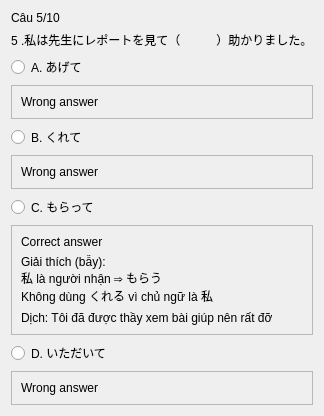
               <widget class="QWidget" name="page_11">
                <layout class="QVBoxLayout" name="verticalLayout_64">
                 <item>
                  <widget class="QLabel" name="label_92">
                   <property name="text">
                    <string>Câu 5/10</string>
                   </property>
                  </widget>
                 </item>
                 <item>
                  <widget class="QLabel" name="label_93">
                   <property name="text">
                    <string>5 .私は先生にレポートを見て（　　　）助かりました。</string>
                   </property>
                  </widget>
                 </item>
                 <item>
                  <widget class="QRadioButton" name="radioButton_41">
                   <property name="text">
                    <string>A. あげて</string>
                   </property>
                  </widget>
                 </item>
                 <item>
                  <widget class="QFrame" name="frame_57">
                   <property name="frameShape">
                    <enum>QFrame::StyledPanel</enum>
                   </property>
                   <property name="frameShadow">
                    <enum>QFrame::Raised</enum>
                   </property>
                   <layout class="QVBoxLayout" name="verticalLayout_65">
                    <item>
                     <widget class="QLabel" name="label_116">
                      <property name="text">
                       <string>Wrong answer</string>
                      </property>
                     </widget>
                    </item>
                   </layout>
                  </widget>
                 </item>
                 <item>
                  <widget class="QRadioButton" name="radioButton_42">
                   <property name="text">
                    <string>B. くれて</string>
                   </property>
                  </widget>
                 </item>
                 <item>
                  <widget class="QFrame" name="frame_58">
                   <property name="frameShape">
                    <enum>QFrame::StyledPanel</enum>
                   </property>
                   <property name="frameShadow">
                    <enum>QFrame::Raised</enum>
                   </property>
                   <layout class="QVBoxLayout" name="verticalLayout_66">
                    <item>
                     <widget class="QLabel" name="label_117">
                      <property name="text">
                       <string>Wrong answer</string>
                      </property>
                     </widget>
                    </item>
                   </layout>
                  </widget>
                 </item>
                 <item>
                  <widget class="QRadioButton" name="radioButton_43">
                   <property name="text">
                    <string>C. もらって</string>
                   </property>
                  </widget>
                 </item>
                 <item>
                  <widget class="QFrame" name="frame_59">
                   <property name="frameShape">
                    <enum>QFrame::StyledPanel</enum>
                   </property>
                   <property name="frameShadow">
                    <enum>QFrame::Raised</enum>
                   </property>
                   <layout class="QVBoxLayout" name="verticalLayout_67">
                    <item>
                     <widget class="QLabel" name="label_120">
                      <property name="text">
                       <string>Correct answer</string>
                      </property>
                     </widget>
                    </item>
                    <item>
                     <widget class="QLabel" name="label_119">
                      <property name="text">
                       <string>Giải thích (bẫy):
私 là người nhận ⇒ もらう
Không dùng くれる vì chủ ngữ là 私</string>
                      </property>
                     </widget>
                    </item>
                    <item>
                     <widget class="QLabel" name="label_118">
                      <property name="text">
                       <string>Dịch: Tôi đã được thầy xem bài giúp nên rất đỡ</string>
                      </property>
                     </widget>
                    </item>
                   </layout>
                  </widget>
                 </item>
                 <item>
                  <widget class="QRadioButton" name="radioButton_44">
                   <property name="text">
                    <string>D. いただいて</string>
                   </property>
                  </widget>
                 </item>
                 <item>
                  <widget class="QFrame" name="frame_60">
                   <property name="frameShape">
                    <enum>QFrame::StyledPanel</enum>
                   </property>
                   <property name="frameShadow">
                    <enum>QFrame::Raised</enum>
                   </property>
                   <layout class="QVBoxLayout" name="verticalLayout_68">
                    <item>
                     <widget class="QLabel" name="label_121">
                      <property name="text">
                       <string>Wrong answer</string>
                      </property>
                     </widget>
                    </item>
                   </layout>
                  </widget>
                 </item>
                </layout>
               </widget>
